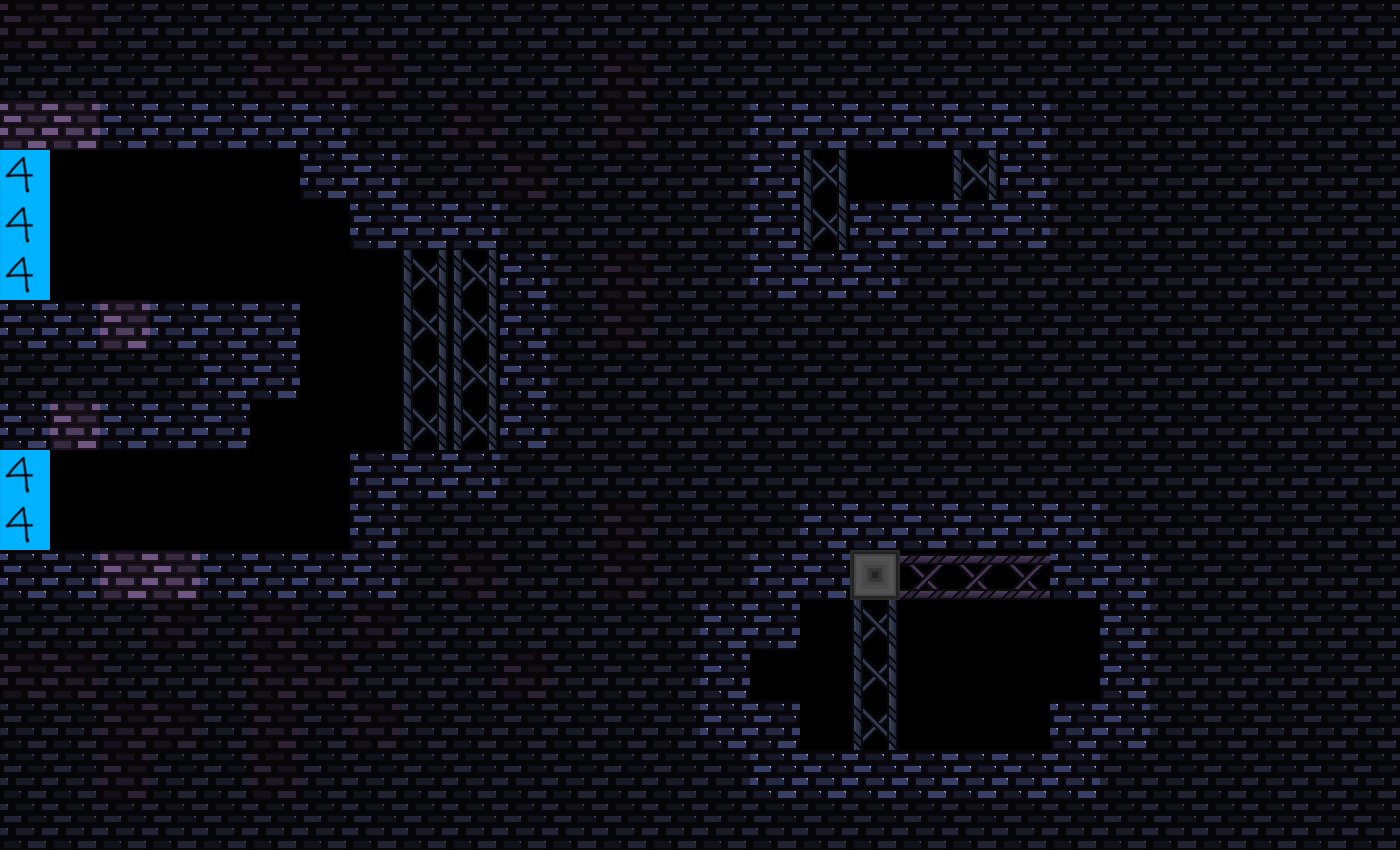

A level layout from a 2D game, rendered from its tile map. Below: a short description, then the map file with tile-grid data replaced by summaries:
An orthogonal 28x17 tile map with 50x50 px tiles, 7 tile layers (tiles-main, tiles-deco, warps-up, warps-down, ...) and 7 objects.

<map version="1.10" tiledversion="1.11.2" orientation="orthogonal" renderorder="right-down" width="28" height="17" tilewidth="50" tileheight="50" infinite="0" nextlayerid="10" nextobjectid="8">
 <tileset firstgid="1" source="ch1-map07b.tsx" />
 <layer id="1" name="tiles-main" width="28" height="17">
  <data>[476 cells, 417 non-empty, 7 distinct tile ids]</data>
 </layer>
 <layer id="3" name="tiles-deco" width="28" height="17">
  <data>[476 cells, 0 non-empty, 0 distinct tile ids]</data>
 </layer>
 <layer id="4" name="warps-up" width="28" height="17">
  <data>[476 cells, 0 non-empty, 0 distinct tile ids]</data>
 </layer>
 <layer id="5" name="warps-down" width="28" height="17">
  <data>[476 cells, 0 non-empty, 0 distinct tile ids]</data>
 </layer>
 <layer id="6" name="warps-left" width="28" height="17">
  <properties>
   <property name="target" value="map07" />
  </properties>
  <data>[476 cells, 5 non-empty, 1 distinct tile ids]</data>
 </layer>
 <layer id="7" name="warps-right" width="28" height="17">
  <data>[476 cells, 0 non-empty, 0 distinct tile ids]</data>
 </layer>
 <layer id="8" name="saves" width="28" height="17">
  <data>[476 cells, 0 non-empty, 0 distinct tile ids]</data>
 </layer>
 <objectgroup id="9" name="spike-normal">
  <object id="1" gid="32" x="750" y="700" width="50" height="50" />
  <object id="2" gid="31" x="900" y="750" width="50" height="50" />
  <object id="3" gid="31" x="1000" y="750" width="50" height="50" />
  <object id="4" gid="31" x="1000" y="750" width="50" height="50" />
  <object id="5" gid="31" x="950" y="750" width="50" height="50" />
  <object id="6" gid="34" x="1050" y="650" width="50" height="50" />
  <object id="7" gid="34" x="1050" y="700" width="50" height="50" />
 </objectgroup>
</map>
